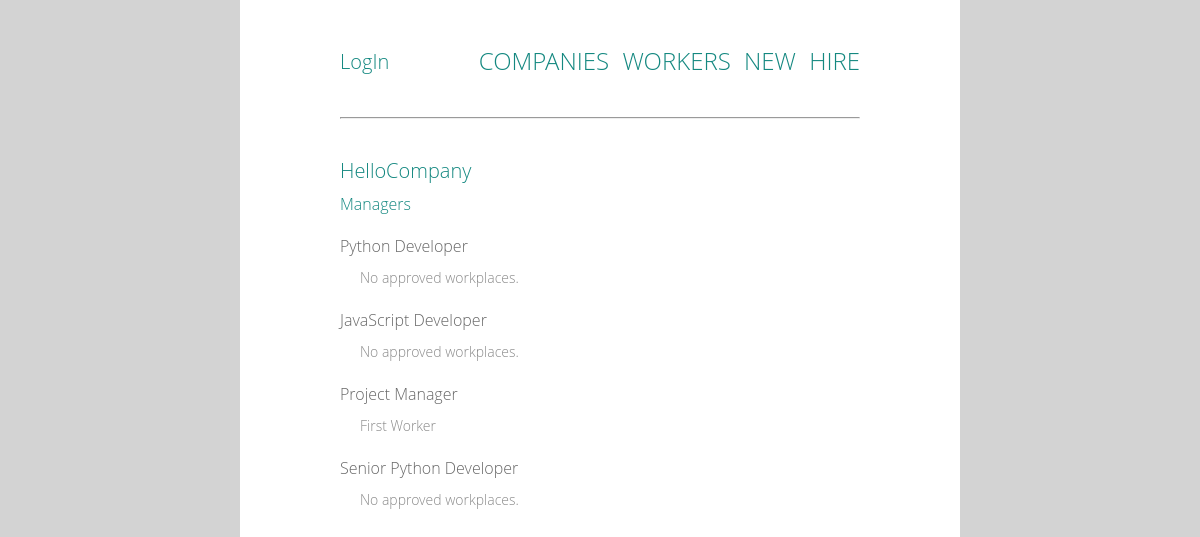
Before: /companies/1/ with the older database file.
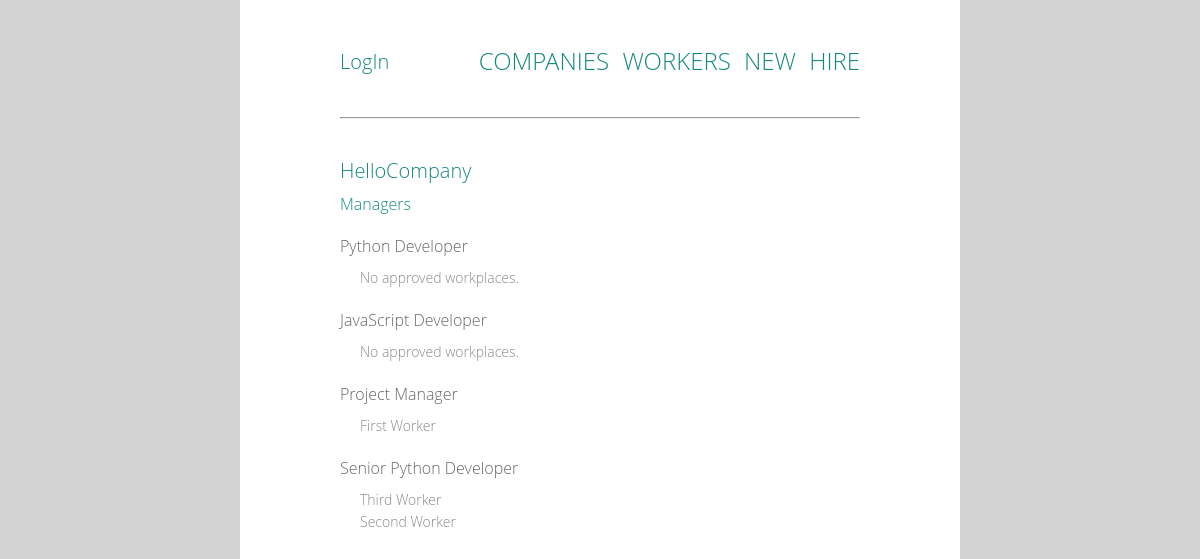
After: the same page with the newer database file.
### work/models.py (models this page shows, shortened)
class Work(models.Model):
    company = models.ForeignKey(
        Company, related_name='works', on_delete=models.CASCADE)
    name = models.CharField(max_length=50)
    created_date = models.DateTimeField(default=timezone.now)
    class Meta:
        unique_together = ['company', 'name']
        permissions = (
            ('can_create_work', 'Can create new work'),
        )

class WorkPlace(models.Model):
    manager = models.ForeignKey(
        Manager, related_name='workplaces', on_delete=models.CASCADE)
    STATUS_CHOICES = (
        (NEW, 'New'),
        (APPROVED, 'Approved'),
        (CANCELLED, 'Cancelled'),
        (FINISHED, 'Finished'),
    )
    status = models.IntegerField(choices=STATUS_CHOICES, default=NEW)
    work = models.ForeignKey(
        Work, related_name='workplaces', on_delete=models.CASCADE)
    worker = models.ForeignKey(
        Worker, related_name='workplaces', on_delete=models.CASCADE)
    week_limit = models.IntegerField(default=40)
    class Meta:
        unique_together = ['work', 'worker']
        ordering = ['status', '-id']
        permissions = (
            ('can_hire', 'Can hire workers'),
        )

class Worker(models.Model):
    first_name = models.CharField(max_length=20)
    last_name = models.CharField(max_length=20)

### work/views.py (the view)
class CompDetail(DetailView):
    model = Company
    template_name = 'work/comp_detail.html'
    def get_context_data(self, **kwargs):
        context = super().get_context_data(**kwargs)
        context['works'] = self.get_object().works.all()
        context['no_approved_wp'] = self.get_object().works.exclude(
                                        workplaces__status=APPROVED)
        return context

### work/templates/work/comp_detail.html
{% extends 'work/base.html' %}
{% block content %}
    <h1 class='company'>{{ company.name }}</h1>
    <p><a href="{% url 'work:manag_list' company.id %}">Managers</a></p>
    <ul>
    {% for work in works %}
        <div class='work'>
            <li>{{ work.name }}
                {% if work in no_approved_wp %}
                    <p class='position'>No approved workplaces.</p>
                {% else %}
                    <ul class='position'>
                    {% for wp in work.workplaces.all %}
                        {% if wp.status == 1 %}
                            <li>{{ wp.worker.first_name }} {{ wp.worker.last_name }}</li>
                        {% endif %}
                    {% endfor %}
                    </ul>
                {% endif %}
            </li>
        </div>
    {% endfor %}
    </ul>
{% endblock %}

Changed rows visible on the page:
shown differently, row unchanged: Work "Senior Python Developer": no longer shows "No approved workplaces."
added WorkPlace: worker.first_name "Third", worker.last_name "Worker", shown under Work "Senior Python Developer"
added WorkPlace: worker.first_name "Second", worker.last_name "Worker", shown under Work "Senior Python Developer"
